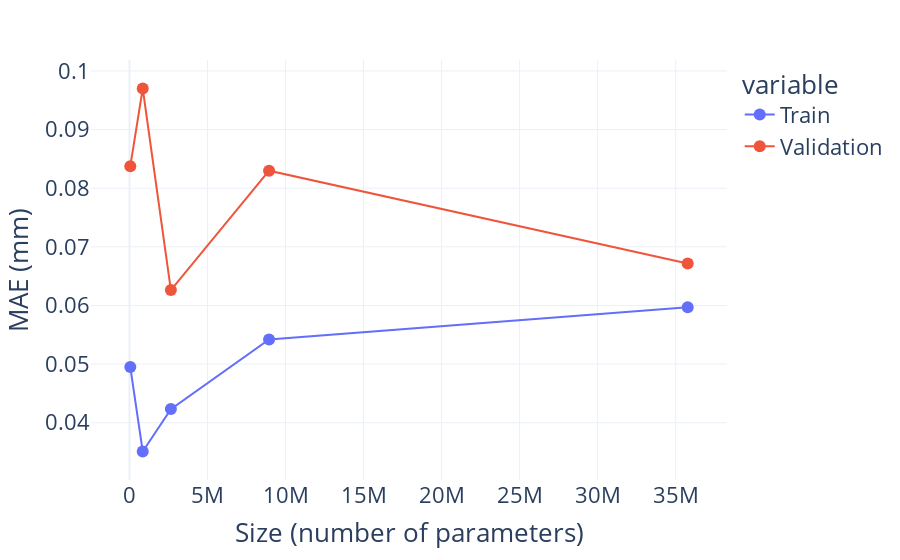

Write notebook code for a chart like this one.
### Code cell
fig = px.line(df_plot.sort_values('Size (number of parameters)'), x='Size (number of parameters)', y=['Train', 'Validation'], markers=True, template='plotly_white')
fig.update_yaxes(title='MAE (mm)')
fig.update_layout(font={'size': 22})
fig.update_traces(marker={'size': 12})
fig.write_html('mae_size.html')
fig.show()

### Figure 1 — Plotly figure (JSON) as saved in the notebook; plotly's stock layout.template omitted (floating-point values rounded to 4 significant figures)
{"data": [{"hovertemplate": "variable=Train<br>Size (number of parameters)=%{x}<br>value=%{y}<extra></extra>", "legendgroup": "Train", "line": {"color": "#636efa", "dash": "solid"}, "marker": {"symbol": "circle", "size": 12}, "mode": "markers+lines", "name": "Train", "orientation": "v", "showlegend": true, "x": [54313, 851617, 2653857, 8945313, 35769665], "xaxis": "x", "y": [0.04949, 0.03509, 0.04232, 0.0542, 0.05969], "yaxis": "y", "type": "scatter"}, {"hovertemplate": "variable=Validation<br>Size (number of parameters)=%{x}<br>value=%{y}<extra></extra>", "legendgroup": "Validation", "line": {"color": "#EF553B", "dash": "solid"}, "marker": {"symbol": "circle", "size": 12}, "mode": "markers+lines", "name": "Validation", "orientation": "v", "showlegend": true, "x": [54313, 851617, 2653857, 8945313, 35769665], "xaxis": "x", "y": [0.08375, 0.097, 0.06263, 0.08299, 0.06716], "yaxis": "y", "type": "scatter"}], "layout": {"xaxis": {"anchor": "y", "domain": [0.0, 1.0], "title": {"text": "Size (number of parameters)"}}, "yaxis": {"anchor": "x", "domain": [0.0, 1.0], "title": {"text": "MAE (mm)"}}, "legend": {"title": {"text": "variable"}, "tracegroupgap": 0}, "margin": {"t": 60}, "font": {"size": 22}}}
